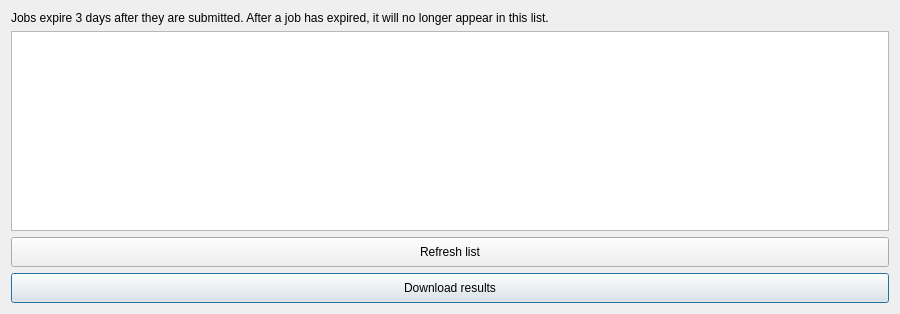
<?xml version="1.0" encoding="UTF-8"?>
<ui version="4.0">
 <class>DlgJobs</class>
 <widget class="QDialog" name="DlgJobs">
  <property name="windowModality">
   <enum>Qt::ApplicationModal</enum>
  </property>
  <property name="geometry">
   <rect>
    <x>0</x>
    <y>0</y>
    <width>900</width>
    <height>310</height>
   </rect>
  </property>
  <property name="sizePolicy">
   <sizepolicy hsizetype="Preferred" vsizetype="Preferred">
    <horstretch>0</horstretch>
    <verstretch>0</verstretch>
   </sizepolicy>
  </property>
  <property name="minimumSize">
   <size>
    <width>0</width>
    <height>0</height>
   </size>
  </property>
  <property name="windowTitle">
   <string>Download results from Earth Engine</string>
  </property>
  <layout class="QGridLayout" name="gridLayout">
   <item row="0" column="0">
    <widget class="QLabel" name="label">
     <property name="text">
      <string>Jobs expire 3 days after they are submitted. After a job has expired, it will no longer appear in this list.</string>
     </property>
     <property name="wordWrap">
      <bool>true</bool>
     </property>
    </widget>
   </item>
      <item row="1" column="0">
    <widget class="QTableView" name="jobs_view">
     <property name="minimumSize">
      <size>
       <width>600</width>
       <height>200</height>
      </size>
     </property>
     <property name="selectionMode">
      <enum>QAbstractItemView::ExtendedSelection</enum>
     </property>
     <property name="selectionBehavior">
      <enum>QAbstractItemView::SelectRows</enum>
     </property>
     <property name="sortingEnabled">
      <bool>true</bool>
     </property>
     <attribute name="horizontalHeaderVisible">
      <bool>true</bool>
     </attribute>
     <attribute name="horizontalHeaderCascadingSectionResizes">
      <bool>true</bool>
     </attribute>
     <attribute name="horizontalHeaderStretchLastSection">
      <bool>true</bool>
     </attribute>
     <attribute name="verticalHeaderVisible">
      <bool>false</bool>
     </attribute>
     <attribute name="verticalHeaderShowSortIndicator" stdset="0">
      <bool>true</bool>
     </attribute>
    </widget>
   </item>
   <item row="3" column="0">
    <widget class="QPushButton" name="download">
     <property name="sizePolicy">
      <sizepolicy hsizetype="Minimum" vsizetype="Minimum">
       <horstretch>0</horstretch>
       <verstretch>0</verstretch>
      </sizepolicy>
     </property>
     <property name="minimumSize">
      <size>
       <width>0</width>
       <height>30</height>
      </size>
     </property>
     <property name="text">
      <string>Download results</string>
     </property>
    </widget>
   </item>
   <item row="2" column="0">
    <widget class="QPushButton" name="refresh">
     <property name="sizePolicy">
      <sizepolicy hsizetype="Minimum" vsizetype="Minimum">
       <horstretch>0</horstretch>
       <verstretch>0</verstretch>
      </sizepolicy>
     </property>
     <property name="minimumSize">
      <size>
       <width>0</width>
       <height>30</height>
      </size>
     </property>
     <property name="text">
      <string>Refresh list</string>
     </property>
    </widget>
   </item>
  </layout>
 </widget>
 <resources/>
 <connections/>
</ui>
